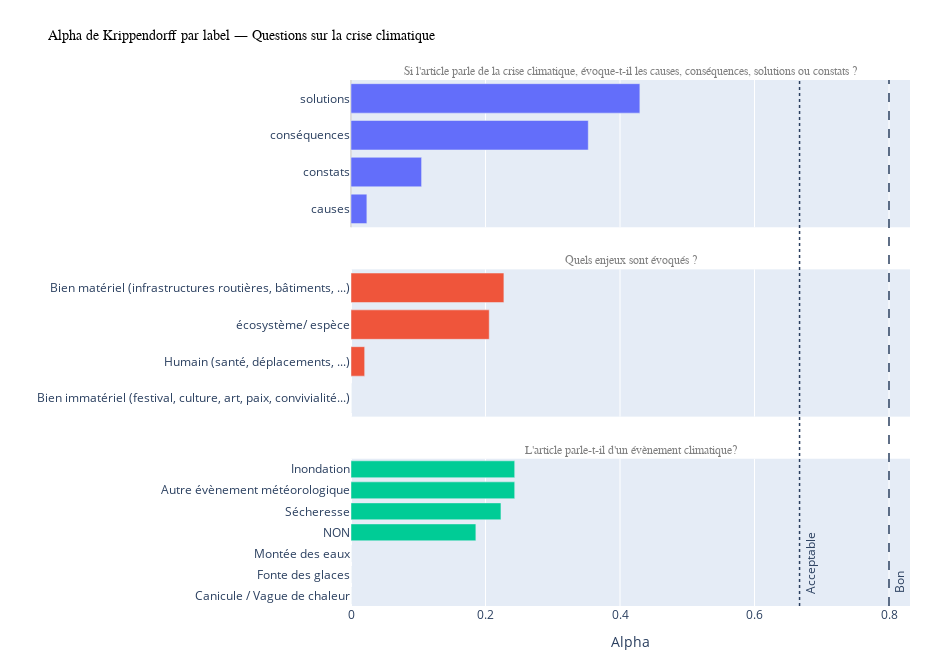

Source (notebook cell):
### Code cell
# Questions Climat
alpha_dict_general = {q: alpha_dict[q] for q in questions_climat if q in alpha_dict}
fig = make_multi_figure(alpha_dict_general, titre = "Alpha de Krippendorff par label — Questions sur la crise climatique", width=950)
fig.show()

### Figure 1 — Plotly figure (JSON) as saved in the notebook; plotly's stock layout.template omitted (floating-point values rounded to 4 significant figures)
{"data": [{"hovertemplate": "<b>%{y}</b><br>Alpha: %{x:.3f}<extra></extra>", "orientation": "h", "showlegend": false, "type": "bar", "x": [0.02358, 0.105, 0.3528, 0.4295], "xaxis": "x", "y": ["causes", "constats", "conséquences", "solutions"], "yaxis": "y"}, {"hovertemplate": "<b>%{y}</b><br>Alpha: %{x:.3f}<extra></extra>", "orientation": "h", "showlegend": false, "type": "bar", "x": [0.0, 0.02031, 0.2056, 0.2273], "xaxis": "x2", "y": ["Bien immatériel (festival, culture, art, paix, convivialité...)", "Humain (santé, déplacements, ...)", "écosystème/ espèce", "Bien matériel (infrastructures routières, bâtiments, ...)"], "yaxis": "y2"}, {"hovertemplate": "<b>%{y}</b><br>Alpha: %{x:.3f}<extra></extra>", "orientation": "h", "showlegend": false, "type": "bar", "x": [0.0, 0.0, 0.0, 0.1857, 0.223, 0.2434, 0.2434], "xaxis": "x3", "y": ["Canicule / Vague de chaleur", "Fonte des glaces", "Montée des eaux", "NON", "Sécheresse", "Autre évènement météorologique", "Inondation"], "yaxis": "y3"}], "layout": {"annotations": [{"font": {"color": "gray", "family": "Arial", "size": 12}, "showarrow": false, "text": "Si l'article parle de la crise climatique, évoque-t-il les causes, conséquences, solutions ou constats ?", "x": 0.5, "xanchor": "center", "xref": "paper", "y": 1, "yanchor": "bottom", "yref": "paper"}, {"font": {"color": "gray", "family": "Arial", "size": 12}, "showarrow": false, "text": "Quels enjeux sont évoqués ?", "x": 0.5, "xanchor": "center", "xref": "paper", "y": 0.64, "yanchor": "bottom", "yref": "paper"}, {"font": {"color": "gray", "family": "Arial", "size": 12}, "showarrow": false, "text": "L'article parle-t-il d'un évènement climatique?", "x": 0.5, "xanchor": "center", "xref": "paper", "y": 0.28, "yanchor": "bottom", "yref": "paper"}, {"font": {"color": "#2A3F5F", "size": 12}, "showarrow": false, "text": "Acceptable", "textangle": -90, "x": 0.667, "xanchor": "left", "xref": "x", "y": 0.02, "yanchor": "bottom", "yref": "paper"}, {"font": {"color": "#2A3F5F", "size": 12}, "showarrow": false, "text": "Bon", "textangle": -90, "x": 0.8, "xanchor": "left", "xref": "x", "y": 0.02, "yanchor": "bottom", "yref": "paper"}], "bargap": 0.2, "height": 660, "margin": {"b": 40, "l": 160, "r": 40, "t": 80}, "shapes": [{"line": {"color": "#2A3F5F", "dash": "dot", "width": 1.5}, "type": "line", "x0": 0.667, "x1": 0.667, "xref": "x", "y0": 0, "y1": 1, "yref": "paper"}, {"line": {"color": "#2A3F5F", "dash": "dash", "width": 1.5}, "type": "line", "x0": 0.8, "x1": 0.8, "xref": "x", "y0": 0, "y1": 1, "yref": "paper"}], "title": {"font": {"color": "black", "family": "Arial", "size": 14}, "text": "Alpha de Krippendorff par label — Questions sur la crise climatique"}, "width": 950, "xaxis": {"anchor": "y", "domain": [0, 1], "matches": "x3", "range": [-0.05, 1], "showticklabels": false, "title": {"text": ""}, "zeroline": true, "zerolinecolor": "#ddd"}, "xaxis2": {"anchor": "y2", "domain": [0, 1], "matches": "x3", "showticklabels": false, "title": {"text": ""}}, "xaxis3": {"anchor": "y3", "domain": [0, 1], "showticklabels": true, "title": {"text": "Alpha"}}, "yaxis": {"anchor": "x", "automargin": true, "domain": [0.72, 1], "title": {"text": ""}}, "yaxis2": {"anchor": "x2", "automargin": true, "domain": [0.36, 0.64], "title": {"text": ""}}, "yaxis3": {"anchor": "x3", "automargin": true, "domain": [0, 0.28], "title": {"text": ""}}}}
